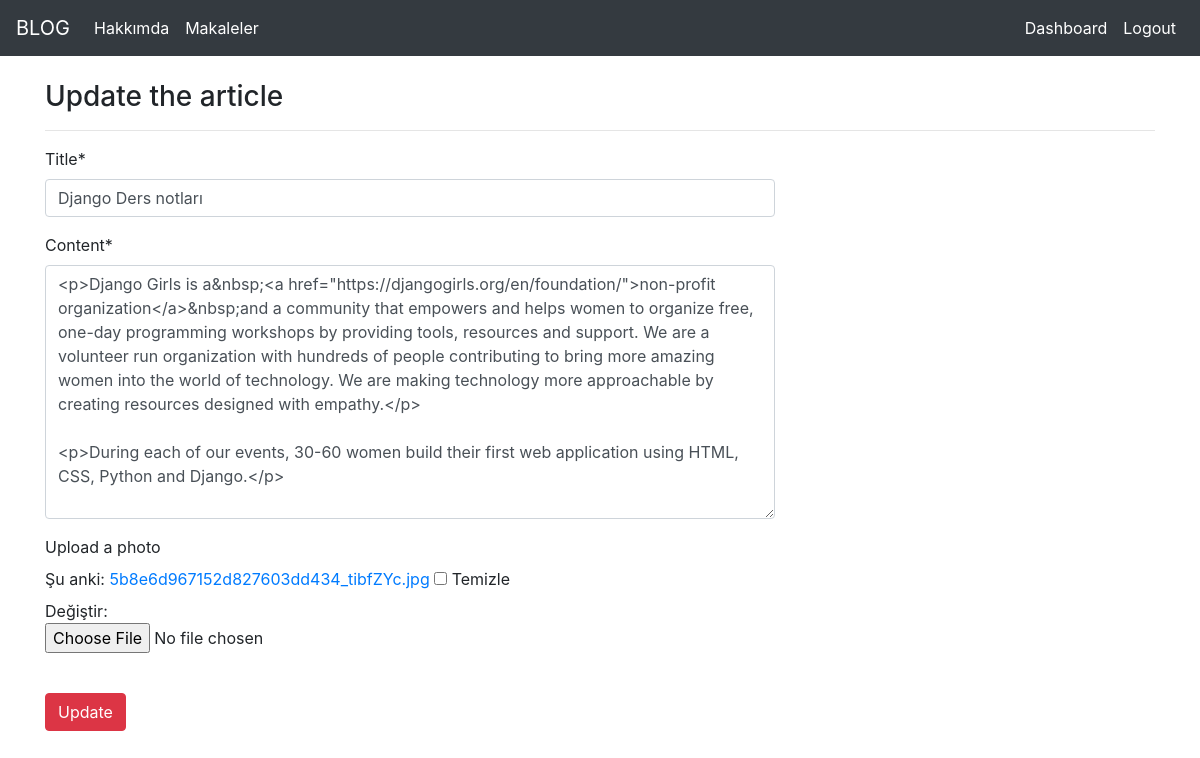
/articles/update/17 (signed in), run on the app's committed database.
### article/models.py (models this page shows, shortened)
class Article(models.Model):
    author = models.ForeignKey("auth.user",on_delete=models.CASCADE)
    title = models.CharField(max_length=50)
    content = RichTextField()
    created_date = models.DateTimeField(auto_now_add=True)
    article_image=models.FileField(blank = True,null = True,verbose_name="Upload a photo")
    class Meta:
        ordering = ['-created_date']

### article/views.py (the view)
# urls.py: path('update/<int:id>', views.update,name="update"),
@login_required(login_url="user:login")
def update(request,id):
    article=get_object_or_404(Article,id=id)
    form = articleForm(request.POST or None,request.FILES or None,instance=article)
    if form.is_valid():
         article=form.save(commit=False)
         article.author = request.user
         article.save()
         return redirect("index")
    return render(request,"update.html",{"form":form})

### article/forms.py
class articleForm(forms.ModelForm):
    class Meta:
        model=Article
        fields=["title","content","article_image"]

### templates/update.html (shortened to what this page needs)
{% extends "layout.html" %}
{% block body %}
{% load crispy_forms_tags %}
<h3>Update the article</h3>
<hr>
<div class="row">
    <div class="col-md-4 col-md-8" enctype="multipart/form-data">
        <form method="post">
            {{form|crispy}}
            <br>
            <button type="submit" class="btn btn-danger">Update</button>
        </form>
    </div>
</div>
{% endblock body %}

### data on the page
Article: title "Django Ders notları", content "<p>Django Girls is a&nbsp;<a href=\"https://djangogirls.org/en/foundation/\">non-profit organization</a>&nbsp;and a community that empowers and helps women to organize free, one-day programming workshops by providing tools, resources and support. We are a volunteer run organization with hundreds of people contributing to bring more amazing women into the world of technology. We are making technology more approachable by creating resources designed with empathy.</p> <p>During each of our events, 30-60 women build their first web application using HTML, CSS, Python and Django.</p>"
